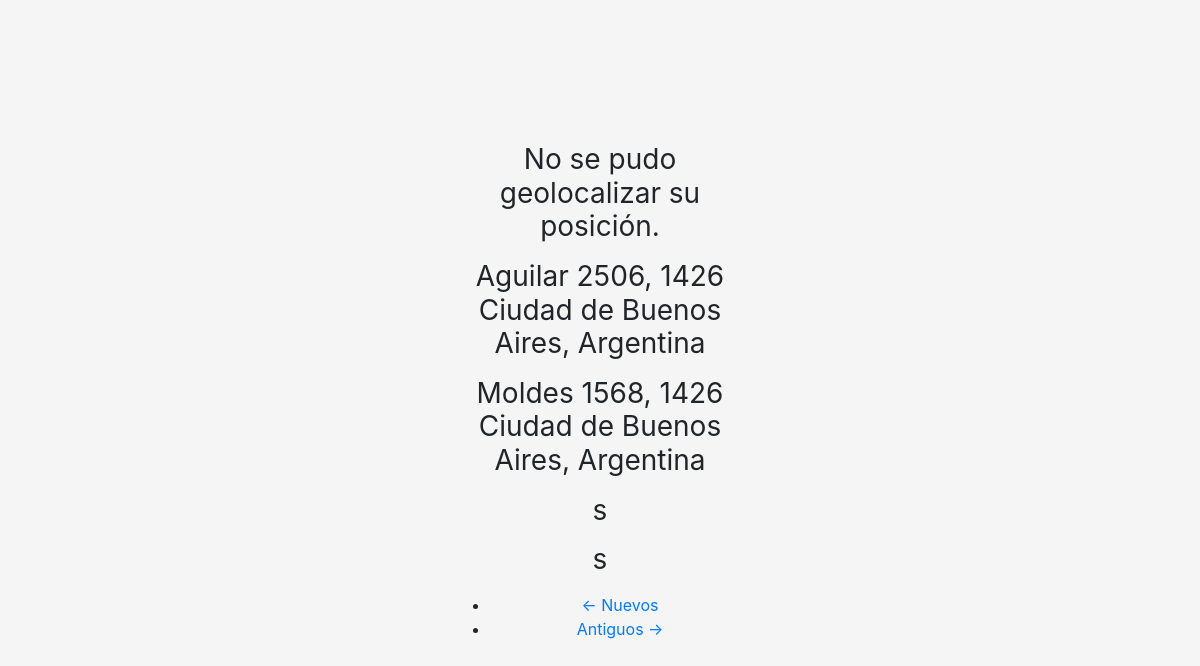
The app's page /list?page=2 with its own data.
### app/models.py (models this page shows, shortened)
class AppData(db.Model):
    id = db.Column(db.Integer, primary_key=True)
    street_geo = db.Column(db.String(345), index=True, unique=False)
    street_search = db.Column(db.String(345), index=True, unique=False)
    timestamp = db.Column(db.DateTime, index=True, default=datetime.utcnow)

### app/routes.py (the view)
@app.route('/list')
def list():
    page = request.args.get('page', 1, type=int)
    cities_list = AppData.query.order_by(AppData.timestamp.desc()).paginate(
        page, app.config['ITEMS_PER_PAGE'], False)
    next_url = url_for('list', page=cities_list.next_num) \
        if cities_list.has_next else None
    prev_url = url_for('list', page=cities_list.prev_num) \
        if cities_list.has_prev else None
    return render_template('list.html', title='Lista', cities_list=cities_list.items, next_url=next_url, prev_url=prev_url)

### app/templates/list.html (shortened to what this page needs)
{% extends "base.html" %}
{% block app_content %}
<div class="container-index">
  {% for street in cities_list %}
    {% if  street.street_geo %}
      <h1 class="h3 mb-3 font-weight-normal">{{ street.street_geo }}</h1>
    {% else %}
      <h1 class="h3 mb-3 font-weight-normal">{{ street.street_search }}</h1>
    {% endif %}
{% endfor %}
<nav aria-label="...">
    <ul class="pager">
        <li class="previous{% if not prev_url %} disabled{% endif %}">
            <a href="{{ prev_url or '#' }}">
                <span aria-hidden="true">&larr;</span> Nuevos
            </a>
        </li>
        <li class="next{% if not next_url %} disabled{% endif %}">
            <a href="{{ next_url or '#' }}">
                Antiguos <span aria-hidden="true">&rarr;</span>
            </a>
        </li>
    </ul>
</nav>
</div>
{% endblock app_content %}

### app/static/css/style.css (style rules this page uses)
html, body { height: 100%; }
body { display: -ms-flexbox; display: flex; -ms-flex-align: center; align-items: center; padding-top: 40px; padding-bottom: 40px; background-color: #f5f5f5; }
.container-index { text-align: center; width: 100%; max-width: 330px; padding: 15px; margin: auto; }

### records on screen
AppData: street_geo "No se pudo geolocalizar su posición."
AppData: street_geo "Aguilar 2506, 1426 Ciudad de Buenos Aires, Argentina"
AppData: street_geo "Moldes 1568, 1426 Ciudad de Buenos Aires, Argentina"
AppData: street_geo "s"
AppData: street_geo "s"
